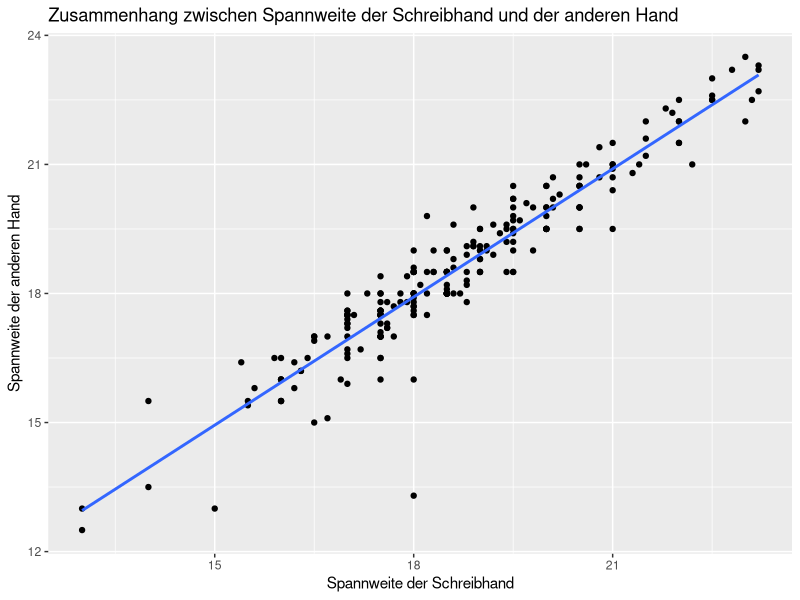
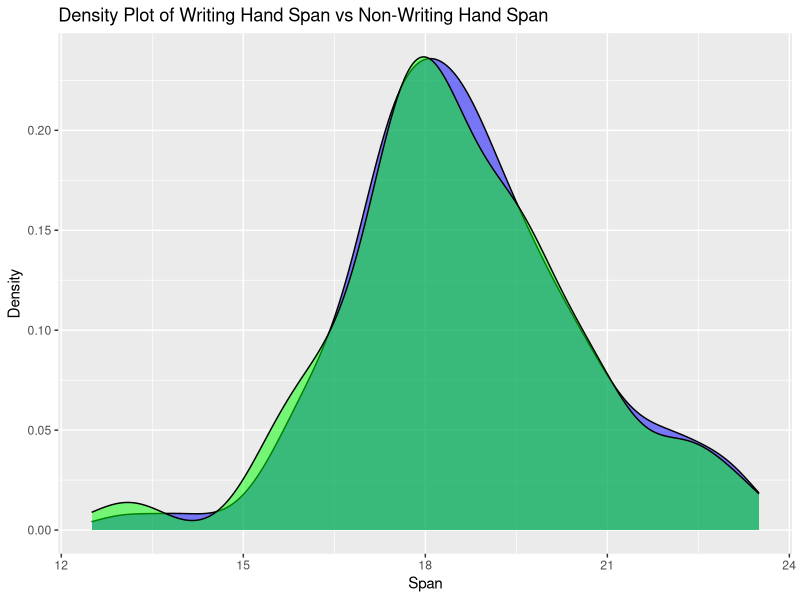

Recreate these plots in R, in order.
library("MASS")
library(ggplot2)

# Spalten umbennen
colnames(survey) <- c("sex", "wr_span", "nwr_span", "wr_hand", "fold_top", "pulse", "clap_top", "exercise_freq", "smoke_freq", "height", "unit", "age");

### Hands
hands <- survey[,c(2,3)]
hands <- na.omit(hands)

ggplot(hands, aes(x = wr_span, y = nwr_span)) +
  geom_point() +  # Punkte hinzufügen
  geom_smooth(method = "lm", se = FALSE) +  # Regressionslinie ohne Standardfehler hinzufügen
  labs(x = "Spannweite der Schreibhand", y = "Spannweite der anderen Hand") +  # Achsenbeschriftungen
  ggtitle("Zusammenhang zwischen Spannweite der Schreibhand und der anderen Hand")  # Titel hinzufügen

ggplot(hands, aes(x = wr_span)) +
  geom_density(fill = "blue", alpha = 0.5) +
  geom_density(aes(x = nwr_span), fill = "green", alpha = 0.5) +
  labs(title = "Density Plot of Writing Hand Span vs Non-Writing Hand Span",
       x = "Span",
       y = "Density") +
  scale_fill_manual(values = c("blue", "green"), name = "Hand",
                    labels = c("Writing Hand", "Non-Writing Hand"))

